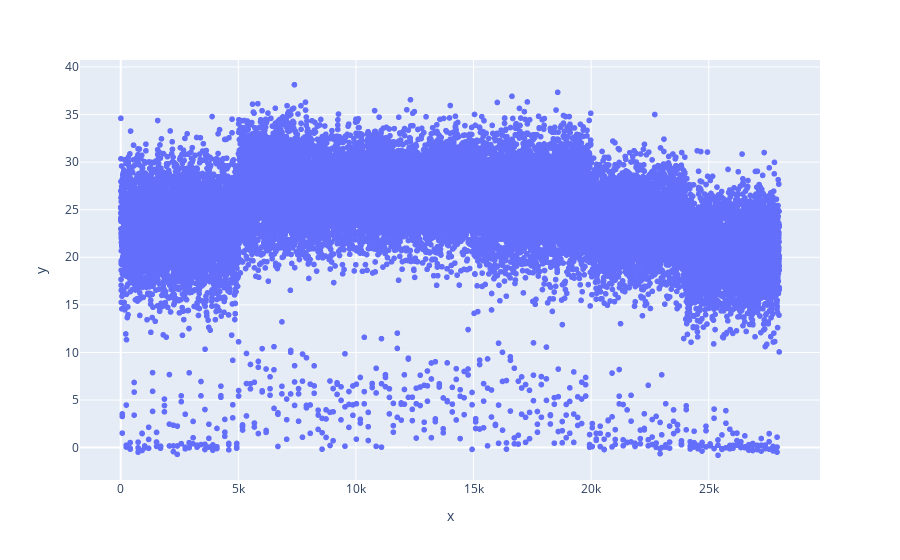

Notebook code cell kept with this figure:
### Code cell
px.scatter(x=x_axis, y=reg.predict(list(zip(pressure,x_axis))))

### Figure 1 — Plotly figure (JSON) as saved in the notebook; plotly's stock layout.template omitted (floating-point values rounded to 4 significant figures; data arrays with more than 128 entries replaced by an {"elided": "..."} marker saying what was removed)
{"data": [{"hovertemplate": "x=%{x}<br>y=%{y}<extra></extra>", "legendgroup": "", "marker": {"color": "#636efa", "symbol": "circle"}, "mode": "markers", "name": "", "showlegend": false, "type": "scattergl", "x": {"elided": "28000 int values"}, "xaxis": "x", "y": {"elided": "28000 float values"}, "yaxis": "y"}], "layout": {"legend": {"tracegroupgap": 0}, "margin": {"t": 60}, "xaxis": {"anchor": "y", "domain": [0, 1], "title": {"text": "x"}}, "yaxis": {"anchor": "x", "domain": [0, 1], "title": {"text": "y"}}}}
